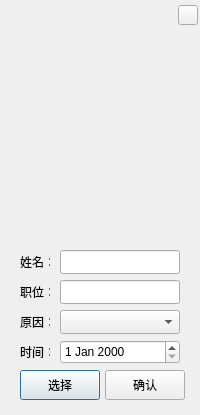
<?xml version="1.0" encoding="UTF-8"?>
<ui version="4.0">
 <class>AddPeople</class>
 <widget class="QDialog" name="AddPeople">
  <property name="geometry">
   <rect>
    <x>0</x>
    <y>0</y>
    <width>200</width>
    <height>415</height>
   </rect>
  </property>
  <property name="windowTitle">
   <string>添加人员</string>
  </property>
  <widget class="QLineEdit" name="lineEdit_name">
   <property name="geometry">
    <rect>
     <x>60</x>
     <y>250</y>
     <width>120</width>
     <height>24</height>
    </rect>
   </property>
  </widget>
  <widget class="QLabel" name="label">
   <property name="geometry">
    <rect>
     <x>20</x>
     <y>254</y>
     <width>30</width>
     <height>16</height>
    </rect>
   </property>
   <property name="text">
    <string>姓名：</string>
   </property>
  </widget>
  <widget class="QLabel" name="label_2">
   <property name="geometry">
    <rect>
     <x>20</x>
     <y>284</y>
     <width>30</width>
     <height>16</height>
    </rect>
   </property>
   <property name="text">
    <string>职位：</string>
   </property>
   <property name="textFormat">
    <enum>Qt::AutoText</enum>
   </property>
  </widget>
  <widget class="QLabel" name="label_3">
   <property name="geometry">
    <rect>
     <x>20</x>
     <y>344</y>
     <width>30</width>
     <height>16</height>
    </rect>
   </property>
   <property name="text">
    <string>时间：</string>
   </property>
  </widget>
  <widget class="QDateEdit" name="dateEdit_date">
   <property name="geometry">
    <rect>
     <x>60</x>
     <y>340</y>
     <width>120</width>
     <height>24</height>
    </rect>
   </property>
  </widget>
  <widget class="QPushButton" name="pushButton_select">
   <property name="geometry">
    <rect>
     <x>20</x>
     <y>370</y>
     <width>80</width>
     <height>30</height>
    </rect>
   </property>
   <property name="text">
    <string>选择</string>
   </property>
  </widget>
  <widget class="QComboBox" name="comboBox_reason">
   <property name="geometry">
    <rect>
     <x>60</x>
     <y>310</y>
     <width>120</width>
     <height>24</height>
    </rect>
   </property>
  </widget>
  <widget class="QLabel" name="label_4">
   <property name="geometry">
    <rect>
     <x>20</x>
     <y>314</y>
     <width>30</width>
     <height>16</height>
    </rect>
   </property>
   <property name="text">
    <string>原因：</string>
   </property>
   <property name="textFormat">
    <enum>Qt::AutoText</enum>
   </property>
  </widget>
  <widget class="QLineEdit" name="lineEdit_position">
   <property name="geometry">
    <rect>
     <x>60</x>
     <y>280</y>
     <width>120</width>
     <height>24</height>
    </rect>
   </property>
  </widget>
  <widget class="QLabel" name="label_image">
   <property name="geometry">
    <rect>
     <x>20</x>
     <y>44</y>
     <width>160</width>
     <height>200</height>
    </rect>
   </property>
   <property name="text">
    <string/>
   </property>
  </widget>
  <widget class="QPushButton" name="pushButton_submit">
   <property name="geometry">
    <rect>
     <x>105</x>
     <y>370</y>
     <width>80</width>
     <height>30</height>
    </rect>
   </property>
   <property name="text">
    <string>确认</string>
   </property>
  </widget>
  <widget class="QWidget" name="widget" native="true">
   <property name="geometry">
    <rect>
     <x>0</x>
     <y>0</y>
     <width>200</width>
     <height>30</height>
    </rect>
   </property>
   <property name="minimumSize">
    <size>
     <width>200</width>
     <height>30</height>
    </size>
   </property>
   <property name="maximumSize">
    <size>
     <width>200</width>
     <height>30</height>
    </size>
   </property>
   <layout class="QGridLayout" name="gridLayout">
    <property name="leftMargin">
     <number>2</number>
    </property>
    <property name="topMargin">
     <number>2</number>
    </property>
    <property name="rightMargin">
     <number>2</number>
    </property>
    <property name="bottomMargin">
     <number>2</number>
    </property>
    <property name="spacing">
     <number>2</number>
    </property>
    <item row="0" column="0">
     <widget class="QWidget" name="widget_icon" native="true">
      <property name="minimumSize">
       <size>
        <width>20</width>
        <height>20</height>
       </size>
      </property>
      <property name="maximumSize">
       <size>
        <width>20</width>
        <height>20</height>
       </size>
      </property>
     </widget>
    </item>
    <item row="0" column="1">
     <widget class="QLabel" name="label_title">
      <property name="text">
       <string/>
      </property>
     </widget>
    </item>
    <item row="0" column="2">
     <widget class="QPushButton" name="pushButton_close">
      <property name="minimumSize">
       <size>
        <width>20</width>
        <height>20</height>
       </size>
      </property>
      <property name="maximumSize">
       <size>
        <width>20</width>
        <height>20</height>
       </size>
      </property>
      <property name="text">
       <string/>
      </property>
     </widget>
    </item>
   </layout>
  </widget>
 </widget>
 <resources/>
 <connections/>
</ui>
